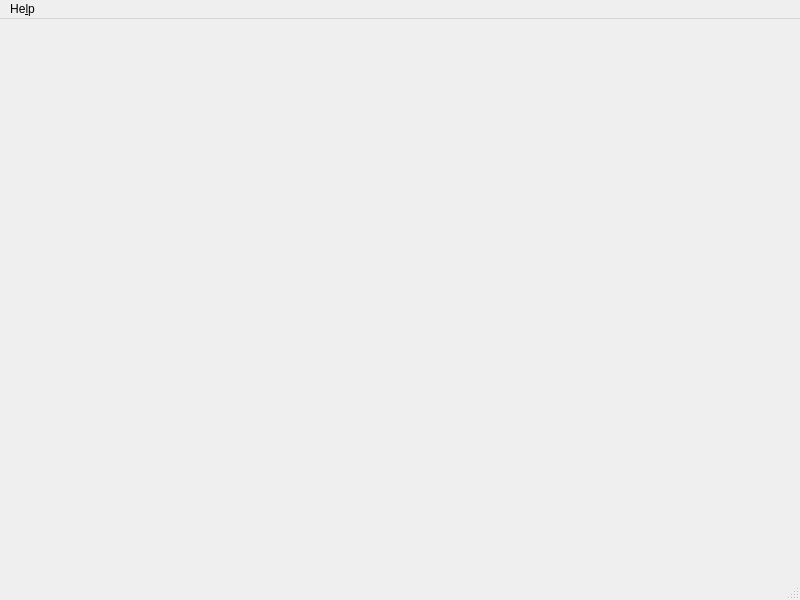
<?xml version="1.0" encoding="UTF-8"?>
<ui version="4.0">
 <class>MainWindow</class>
 <widget class="QMainWindow" name="MainWindow">
  <property name="geometry">
   <rect>
    <x>0</x>
    <y>0</y>
    <width>800</width>
    <height>600</height>
   </rect>
  </property>
  <property name="windowTitle">
   <string>MainWindow</string>
  </property>
  <widget class="QWidget" name="centralwidget"/>
  <widget class="QMenuBar" name="menubar">
   <property name="geometry">
    <rect>
     <x>0</x>
     <y>0</y>
     <width>800</width>
     <height>30</height>
    </rect>
   </property>
   <widget class="QMenu" name="menuHelp">
    <property name="title">
     <string>He&amp;lp</string>
    </property>
    <addaction name="actionSystem_Info"/>
   </widget>
   <addaction name="menuHelp"/>
  </widget>
  <widget class="QStatusBar" name="statusbar"/>
  <action name="actionSystem_Info">
   <property name="text">
    <string>System Info</string>
   </property>
  </action>
 </widget>
 <resources/>
 <connections/>
</ui>
